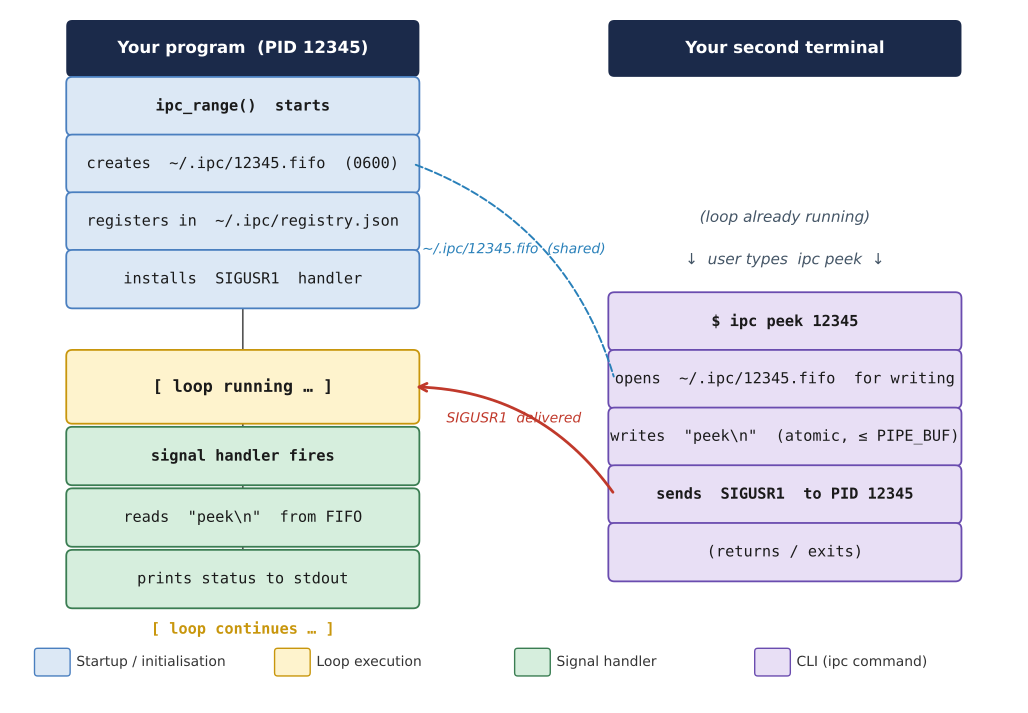

Here is the Python script that generated this plot:
#!/usr/bin/env python3
"""Generate Figure 1: loopmonitor IPC architecture diagram.

Outputs:
  fig1_architecture.svg  – for markdown / web
  fig1_architecture.pdf  – for LaTeX / JOSS submission
"""

import matplotlib
matplotlib.use("Agg")
import matplotlib.pyplot as plt
from matplotlib.patches import FancyBboxPatch

# ── palette ──────────────────────────────────────────────────────────────────
C_HEADER    = "#1b2a4a"   # dark navy  – column headers
C_INIT      = "#dce8f5"   # pale blue  – startup boxes
C_INIT_ED   = "#4a7fbf"
C_LOOP      = "#fef3cd"   # amber      – [loop running]
C_LOOP_ED   = "#c8960c"
C_SIGNAL    = "#d6eedd"   # green      – signal handler boxes
C_SIGNAL_ED = "#3a7d52"
C_CLI       = "#e8dff5"   # lavender   – CLI boxes
C_CLI_ED    = "#6a4caf"
C_ARROW     = "#c0392b"   # red        – SIGUSR1 arrow
C_VARROW    = "#555555"   # dark grey  – vertical flow arrows
C_FIFO      = "#2980b9"   # blue       – FIFO link arrow
MONO        = "DejaVu Sans Mono"

# ── figure ───────────────────────────────────────────────────────────────────
fig, ax = plt.subplots(figsize=(13, 9))
ax.set_xlim(0, 13)
ax.set_ylim(0, 9)
ax.axis("off")
fig.patch.set_facecolor("white")

# ── helpers ──────────────────────────────────────────────────────────────────
def box(x, y, w, h, label, fc, ec, fontsize=11, bold=False, mono=True):
    rect = FancyBboxPatch(
        (x - w / 2, y - h / 2), w, h,
        boxstyle="round,pad=0.08",
        facecolor=fc, edgecolor=ec, linewidth=1.3, zorder=3,
    )
    ax.add_patch(rect)
    ff = MONO if mono else "sans-serif"
    ax.text(x, y, label, ha="center", va="center",
            fontsize=fontsize, fontfamily=ff,
            fontweight="bold" if bold else "normal",
            color="#1a1a1a", zorder=4, wrap=False)

def header(x, y, w, h, label):
    rect = FancyBboxPatch(
        (x - w / 2, y - h / 2), w, h,
        boxstyle="round,pad=0.08",
        facecolor=C_HEADER, edgecolor=C_HEADER, linewidth=0, zorder=3,
    )
    ax.add_patch(rect)
    ax.text(x, y, label, ha="center", va="center",
            fontsize=12, fontfamily="sans-serif",
            fontweight="bold", color="white", zorder=4)

def varrow(x, y0, y1):
    """Downward vertical arrow from y0 to y1 (y0 > y1)."""
    ax.annotate("", xy=(x, y1 + 0.07), xytext=(x, y0 - 0.07),
                arrowprops=dict(arrowstyle="->", color=C_VARROW,
                                lw=1.2, mutation_scale=12),
                zorder=2)

def curved_arrow(x0, y0, x1, y1, label, color, rad, fontsize=10, lw=1.8,
                 label_offset=(0, 0.18), linestyle="solid", arrowstyle="->"):
    """Curved arrow (or line) from (x0,y0) to (x1,y1) with a label."""
    ax.annotate("", xy=(x1, y1), xytext=(x0, y0),
                arrowprops=dict(
                    arrowstyle=arrowstyle, color=color, lw=lw,
                    mutation_scale=14,
                    connectionstyle=f"arc3,rad={rad}",
                    linestyle=linestyle,
                ),
                zorder=5)
    mx = (x0 + x1) / 2 + label_offset[0]
    my = (y0 + y1) / 2 + label_offset[1]
    ax.text(mx, my, label, ha="center", va="bottom",
            fontsize=fontsize, color=color, fontstyle="italic", zorder=6)

# ── column centres and box geometry ──────────────────────────────────────────
LX, RX = 3.0, 10.0   # left / right column x-centres
BW = 4.4              # box width  (gap between edges = RX-LX-BW = 2.6 units)
BH = 0.60             # normal box height

# Box edges used for arrow attachment
L_RIGHT = LX + BW / 2   # 5.20
R_LEFT  = RX - BW / 2   # 7.80

# ── LEFT column: y positions (top → bottom) ──────────────────────────────────
# Setup phase: L[0..3]   Loop phase: L[4..7]
HEADER_LY = 8.50
L = [7.75, 7.00, 6.25, 5.50,   4.10, 3.20, 2.40, 1.60]
#    0      1      2      3       4      5      6      7
# installs handler at L[3]=5.50; big gap → loop starts at L[4]=4.10

header(LX, HEADER_LY, BW, 0.58, "Your program  (PID 12345)")
box(LX, L[0], BW, BH, "ipc_range()  starts",                  C_INIT,   C_INIT_ED,   bold=True)
box(LX, L[1], BW, BH, "creates  ~/.ipc/12345.fifo  (0600)",   C_INIT,   C_INIT_ED)
box(LX, L[2], BW, BH, "registers in  ~/.ipc/registry.json",   C_INIT,   C_INIT_ED)
box(LX, L[3], BW, BH, "installs  SIGUSR1  handler",           C_INIT,   C_INIT_ED)
box(LX, L[4], BW, 0.80, "[ loop running … ]",                 C_LOOP,   C_LOOP_ED,   fontsize=12, bold=True)
box(LX, L[5], BW, BH, "signal handler fires",                 C_SIGNAL, C_SIGNAL_ED, bold=True)
box(LX, L[6], BW, BH, 'reads  "peek\\n"  from FIFO',         C_SIGNAL, C_SIGNAL_ED)
box(LX, L[7], BW, BH, "prints status to stdout",              C_SIGNAL, C_SIGNAL_ED)

ax.text(LX, 0.95, "[ loop continues … ]",
        ha="center", va="center", fontsize=11, fontfamily=MONO,
        color=C_LOOP_ED, fontweight="bold")

# Left vertical arrows
for i in range(len(L) - 1):
    gap_before_loop = (i == 3)   # large visual gap between setup and loop
    y_end = L[i + 1] + (0.15 if gap_before_loop else 0)
    varrow(LX, L[i], y_end)
varrow(LX, L[7], 0.95 + 0.15)

# ── RIGHT column: y positions (top → bottom) ─────────────────────────────────
# CLI items start at R[0] ≈ 4.95, below L[3]=5.50 (after setup completes)
HEADER_RY = 8.50
R = [4.95, 4.20, 3.45, 2.70, 1.95]
#    0      1      2      3      4
# R[0] is below L[3]=5.50  →  CLI is issued after the loop is already running

header(RX, HEADER_RY, BW, 0.58, "Your second terminal")
box(RX, R[0], BW, BH, "$ ipc peek 12345",                         C_CLI, C_CLI_ED, bold=True)
box(RX, R[1], BW, BH, "opens  ~/.ipc/12345.fifo  for writing",    C_CLI, C_CLI_ED)
box(RX, R[2], BW, BH, 'writes  "peek\\n"  (atomic, ≤ PIPE_BUF)', C_CLI, C_CLI_ED)
box(RX, R[3], BW, BH, "sends  SIGUSR1  to PID 12345",             C_CLI, C_CLI_ED, bold=True)
box(RX, R[4], BW, BH, "(returns / exits)",                        C_CLI, C_CLI_ED)

# Right vertical arrows
for i in range(len(R) - 1):
    varrow(RX, R[i], R[i + 1])

# ── Cross-column arrows ───────────────────────────────────────────────────────

# 1. Shared FIFO: "creates FIFO" (L[1]) ──► "opens FIFO" (R[1])
#    Curved dashed arrow going right and down across the inter-column gap.
curved_arrow(
    L_RIGHT, L[1],        # source: right edge of "creates FIFO" box
    R_LEFT,  R[1],        # dest:   left edge of "opens FIFO" box
    label="~/.ipc/12345.fifo  (shared)",
    color=C_FIFO, rad=-0.25, lw=1.4, fontsize=10,
    label_offset=(0, 0.20),
    linestyle="dashed", arrowstyle="-",
)

# 2. SIGUSR1 signal: "sends SIGUSR1" (R[3]) ──► [loop running] / handler (L[4])
#    Curved arrow going left and up.
curved_arrow(
    R_LEFT,  R[3],        # source: left edge of "sends SIGUSR1" box
    L_RIGHT, L[4],        # dest:   right edge of "[loop running]" box
    label="SIGUSR1  delivered",
    color=C_ARROW, rad=0.25, lw=2.0, fontsize=10,
    label_offset=(0, 0.20),
)

# ── "time gap" annotation between setup and CLI ───────────────────────────────
# Small label in the right column's empty space explaining the gap
ax.text(RX, 6.30, "(loop already running)", ha="center", va="center",
        fontsize=11, color="#445566", fontstyle="italic", fontfamily="sans-serif")
ax.text(RX, 5.75, "↓  user types  ipc peek  ↓", ha="center", va="center",
        fontsize=11, color="#445566", fontstyle="italic", fontfamily="sans-serif")

# ── Legend ────────────────────────────────────────────────────────────────────
legend_items = [
    (C_INIT,   C_INIT_ED,   "Startup / initialisation"),
    (C_LOOP,   C_LOOP_ED,   "Loop execution"),
    (C_SIGNAL, C_SIGNAL_ED, "Signal handler"),
    (C_CLI,    C_CLI_ED,    "CLI (ipc command)"),
]
lx0, ly0 = 0.35, 0.52
for i, (fc, ec, lbl) in enumerate(legend_items):
    bx = lx0 + i * 3.10
    rect = FancyBboxPatch((bx, ly0 - 0.14), 0.38, 0.28,
                          boxstyle="round,pad=0.04",
                          facecolor=fc, edgecolor=ec, linewidth=1.0, zorder=3)
    ax.add_patch(rect)
    ax.text(bx + 0.50, ly0, lbl, va="center", fontsize=10,
            fontfamily="sans-serif", color="#333333")

# ── save ─────────────────────────────────────────────────────────────────────
for ext in ("svg", "pdf"):
    path = f"fig1_architecture.{ext}"
    fig.savefig(path, format=ext, bbox_inches="tight",
                facecolor="white", dpi=300)
    print(f"Saved {path}")

plt.close(fig)
